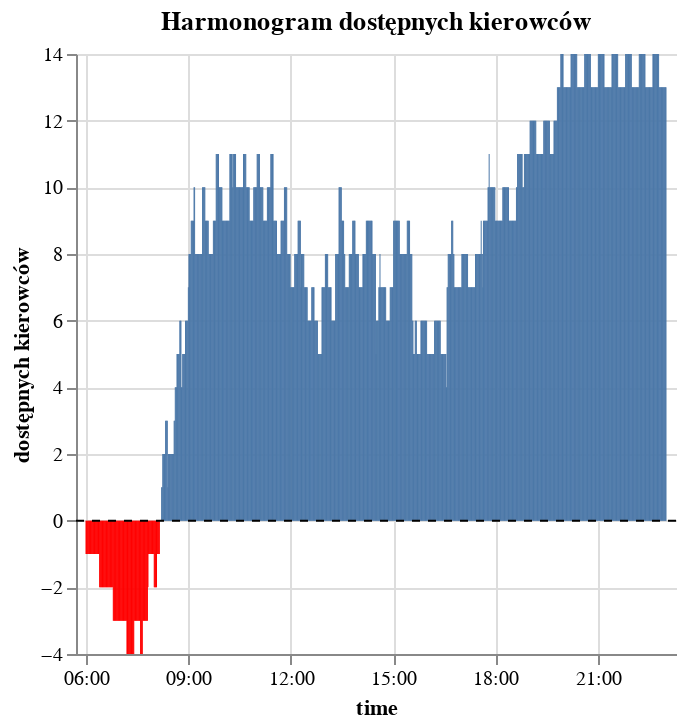

Notebook code for this chart:
### Code cell
above_zero = alt.Chart(df_graph_rozklad[df_graph_rozklad['dostępnych kierowców'] >= 0]).mark_bar(size=0.5).encode(
    x= alt.X('time:T',axis=alt.Axis(title='time', format='%H:%M')),
    y= alt.Y('dostępnych kierowców:Q', axis=alt.Axis(title='dostępnych kierowców')),
)
below_zero = alt.Chart(df_graph_rozklad[df_graph_rozklad['dostępnych kierowców'] < 0]).mark_bar(color='red',  size=0.5).encode(
    x= alt.X('time:T',axis=alt.Axis(title='time', format='%H:%M')),
    y= alt.Y('dostępnych kierowców:Q', axis=alt.Axis(title='dostępnych kierowców')),
)

zero_line = alt.Chart(pd.DataFrame({'y': [0]})).mark_rule(color='black', strokeDash=[4, 4]).encode(y='y')

combined_chart = alt.layer(above_zero, below_zero, zero_line).properties(
    title='Harmonogram dostępnych kierowców',
    background='rgba(255, 255, 255, 0.5)',
    width='container',
    height=300
).configure_view(
    strokeWidth=0,
)

combined_chart

### Figure 1 — Vega-Lite specification as saved in the notebook (floating-point values rounded to 4 significant figures; data arrays with more than 128 entries replaced by an {"elided": "..."} marker saying what was removed)
{"config": {"view": {"continuousWidth": 300, "continuousHeight": 300, "strokeWidth": 0}}, "layer": [{"data": {"name": "data-ce6acae3e8addc7d32c9d2d8889636ec"}, "mark": {"type": "bar", "size": 0.5}, "encoding": {"x": {"axis": {"format": "%H:%M", "title": "time"}, "field": "time", "type": "temporal"}, "y": {"axis": {"title": "dostępnych kierowców"}, "field": "dostępnych kierowców", "type": "quantitative"}}}, {"data": {"name": "data-16336e700e771ffc9593551fba9d75a1"}, "mark": {"type": "bar", "color": "red", "size": 0.5}, "encoding": {"x": {"axis": {"format": "%H:%M", "title": "time"}, "field": "time", "type": "temporal"}, "y": {"axis": {"title": "dostępnych kierowców"}, "field": "dostępnych kierowców", "type": "quantitative"}}}, {"data": {"name": "data-a0a55d106695e8d630baff0f16eee66d"}, "mark": {"type": "rule", "color": "black", "strokeDash": [4, 4]}, "encoding": {"y": {"field": "y", "type": "quantitative"}}}], "background": "rgba(255, 255, 255, 0.5)", "height": 300, "title": "Harmonogram dostępnych kierowców", "width": "container", "$schema": "https://vega.github.io/schema/vega-lite/v5.20.1.json", "datasets": {"data-ce6acae3e8addc7d32c9d2d8889636ec": {"elided": "891 records"}, "data-16336e700e771ffc9593551fba9d75a1": {"elided": "130 records"}, "data-a0a55d106695e8d630baff0f16eee66d": [{"y": 0}]}}
